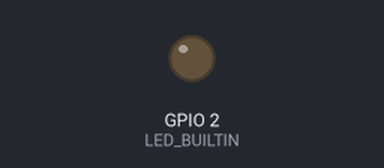
The sketch below on a simulated ESP32. Shown: output pins drawn as LEDs (lit = HIGH).

Above: at 0.05 s.
At 4.05 s:
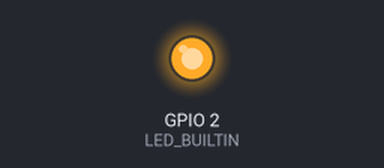
At 8.0 s:
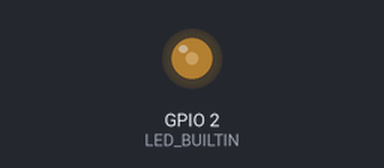
Timing chart, 0 to 10.4 s (numbered marks = the images above):
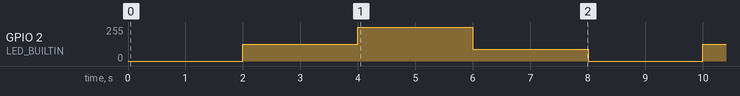

The sketch:

Tutorial_AnalogOutputPart1.ino
```cpp
// setting PWM properties
const int pwmFrequency = 5000;  // Set the PWM frequency to 5KHz
const int pwmChannel = 0;       // Use PWM channel 0
const int pwmBitResolution = 8; // Set a PWM resolution of 8-bits

void setup () {
     // configure PWM on a specific pwmChannel
     ledcSetup (pwmChannel, pwmFrequency, pwmBitResolution);
     // attach the pwmChannel to the output GPIO to be controlled
     ledcAttachPin(LED_BUILTIN, pwmChannel);
}

void loop() {
     ledcWrite(pwmChannel, 0);
     delay(2000);
     ledcWrite(pwmChannel,127);
      delay(2000);
     ledcWrite(pwmChannel, 255);
     delay(2000);
     ledcWrite(pwmChannel, 90);
     delay(2000);
}
```

Measured:
- by itself, GPIO 2 (LED_BUILTIN): repeats every 8.0 s: 255/255 2.0 s, 90/255 2.0 s, 0/255 2.0 s, 127/255 2.0 s
